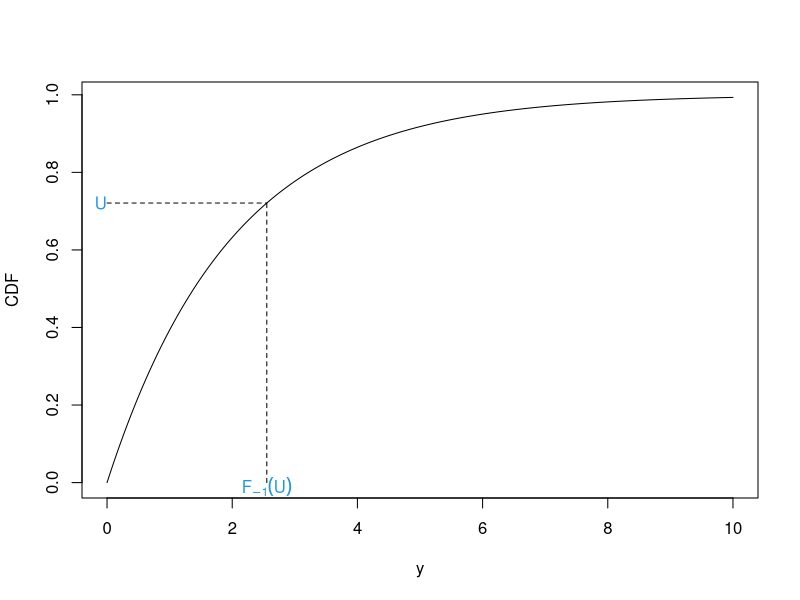
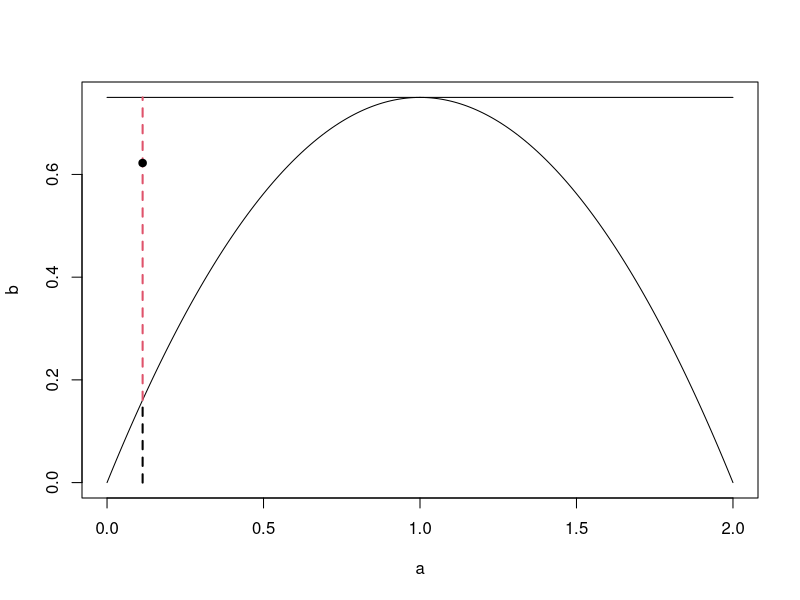
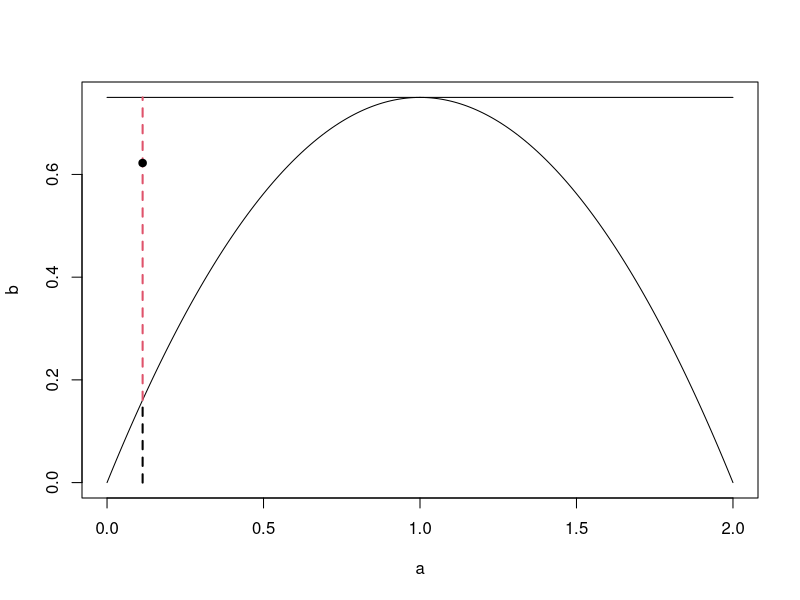
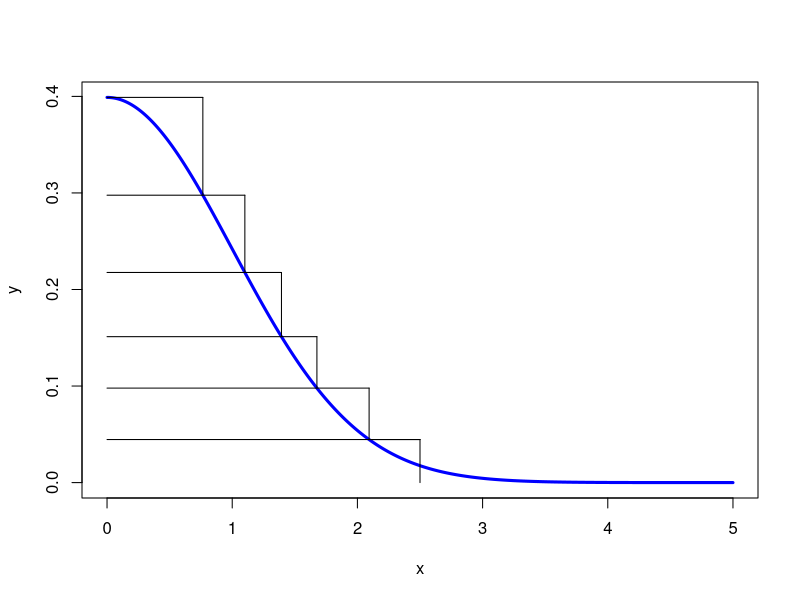

These charts were generated, in order, by the following R code:
## ---- chunk 1
runif(1, 0, 1)
## ---- chunk 2
set.seed(12345) # to reproduce
y <- seq(0, 10, 0.01) #Show on the interval [0, 5]
f <- 1 - exp(-0.5*y)    #Construct the cumulative density 
                        #function (CDF)
plot(y, f, type ='l', xlab = "y", ylab= "CDF")

#Sample u
u <- runif(1)

#Get the corresponding y value
f.inv <- -2*log(1-u)

#plot 
segments(x0 = 0, y0 = u, x1 = f.inv, y1 = u, lty = 2)
segments(x0 = f.inv, y0 = 0, x1 = f.inv, y1 = u, lty = 2)
text(x = f.inv, y = -0.01, expression(F[-1](U)), col = 4)
text(x = -.1, y = u, "U", col = 4)
## ---- chunk 3
set.seed(1234)   #to reproduce
M <- 3/4         #set M
y <- runif(1)    #sample Y ~ Q
p <- 3/4*y*(2-y) #compute pi(y)
k <- p/(M*1)     #compute k
u <- runif(1)    #sample U ~ U[0, 1]


#Create nice plot
a <- seq(0, 2, 0.01)
b <- 3/4*a*(2-a)
c <- M*rep(1, length(a))
plot(a, b, ylim = c(0, M), type = 'l')
lines(a, c)
segments(x0 = y, y0 = 0, x1 = y,  y1 =3/4*y*(2-y) , lty = 2, lwd = 2)
segments(x0 = y,  y0 =3/4*y*(2-y), x1 = y, y1 = M, lty = 2, col = 2, lwd = 2)
points(x = y, y = u, pch = 19)
## ---- chunk 4
set.seed(1234)   #to reproduce
M <- 3/4         #set M
y <- runif(1)    #sample Y ~ Q
p <- 3/4*y*(2-y) #compute pi(y)
k <- p/(M*1)     #compute k
u <- runif(1)    #sample U ~ U[0, 1]
ifelse(u < k, 'accept', 'reject') #Accept if  u < k


#Create nice plot
a <- seq(0, 2, 0.01)
b <- 3/4*a*(2-a)
c <- M*rep(1, length(a))
plot(a, b, ylim = c(0, M), type = 'l')
lines(a, c)
segments(x0 = y, y0 = 0, x1 = y,  y1 =3/4*y*(2-y) , 
          lty = 2, lwd = 2)
segments(x0 = y,  y0 =3/4*y*(2-y), x1 = y, y1 = M, lty = 2, 
          col = 2, lwd = 2)
points(x = y, y = u, pch = 19)

## ---- chunk 5
x <- seq(0, 5, 0.01)
y <- dnorm(x, 0, 1)
plot(x, y, type = 'l', col = "blue", lwd = 3)

table <- 0
table$x <- c(2.093446, 2.093446, 1.676493, 1.393368, 1.100918, 0.765337)
table$y <- c(0.044592, 0.097856, 0.151121, 0.217632, 0.297658, 0.398943)

segments(x0 = 0, x1 = table$x, y0= table$y, y1 = table$y)
segments(x0 = table$x[2:6], x1 = table$x[2:6] , y0= table$y[1:5], y1 = table$y[2:6])
segments(x0 = table$x[1], x1 = 2.5, y0 = table$y[1], y1 = table$y[1])
segments(x0 = table$x[1], x1 = 2.5, y0 = table$y[1], y1 = table$y[1])
segments(x0 = 2.5, x1 = 2.5, y0 = 0, y1 = table$y[1])
